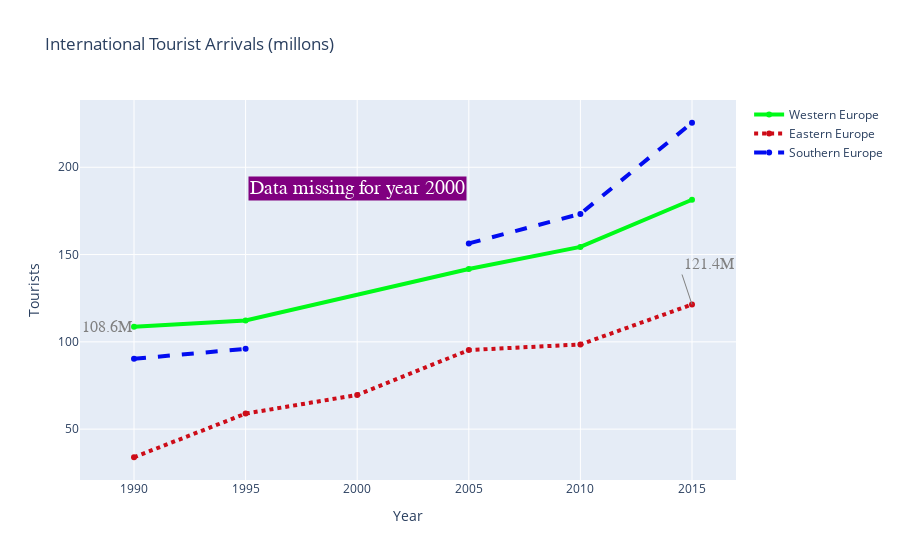

The cell this chart's notebook holds for it:
### Code cell
fig = dict(data = data, layout=layout)

offline.iplot(fig)

### Figure 1 — Plotly figure (JSON) as saved in the notebook; plotly's stock layout.template omitted (floating-point values rounded to 4 significant figures)
{"data": [{"connectgaps": true, "line": {"color": "rgb(0,250,24)", "width": 4}, "name": "Western Europe", "type": "scatter", "x": [1990, 1995, 2000, 2005, 2010, 2015], "y": [108.6, 112.2, null, 141.7, 154.4, 181.4]}, {"line": {"color": "rgb(205,12,24)", "dash": "dot", "width": 4}, "name": "Eastern Europe", "type": "scatter", "x": [1990, 1995, 2000, 2005, 2010, 2015], "y": [33.9, 58.9, 69.6, 95.3, 98.5, 121.4]}, {"line": {"color": "rgba(2,12,240,191)", "dash": "dash", "width": 4}, "name": "Southern Europe", "type": "scatter", "x": [1990, 1995, 2000, 2005, 2010, 2015], "y": [90.3, 96, null, 156.4, 173.3, 225.5]}], "layout": {"annotations": [{"font": {"color": "grey", "family": "Arial", "size": 16}, "showarrow": false, "text": "108.6M", "x": 1990, "xanchor": "right", "y": 108.6, "yanchor": "middle"}, {"arrowcolor": "grey", "font": {"color": "grey", "family": "Arial", "size": 16}, "showarrow": true, "text": "121.4M", "x": 2015, "xanchor": "left", "y": 121.4, "yanchor": "bottom"}, {"bgcolor": "purple", "font": {"color": "white", "family": "Verdana", "size": 20}, "showarrow": false, "text": "Data missing for year 2000", "x": 2000, "y": 0.8, "yref": "paper"}], "title": {"text": "International Tourist Arrivals (millons)"}, "xaxis": {"title": {"text": "Year"}}, "yaxis": {"title": {"text": "Tourists"}}}}
